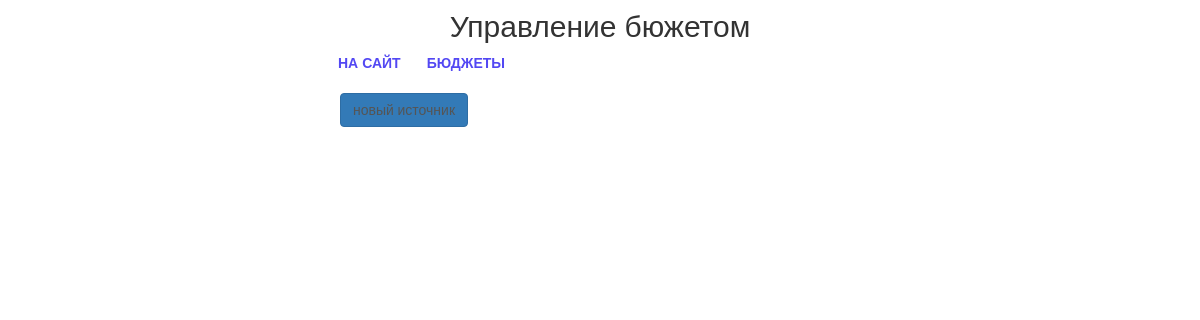
Before: /set/budget/1/source/ (signed in) with the older database file.
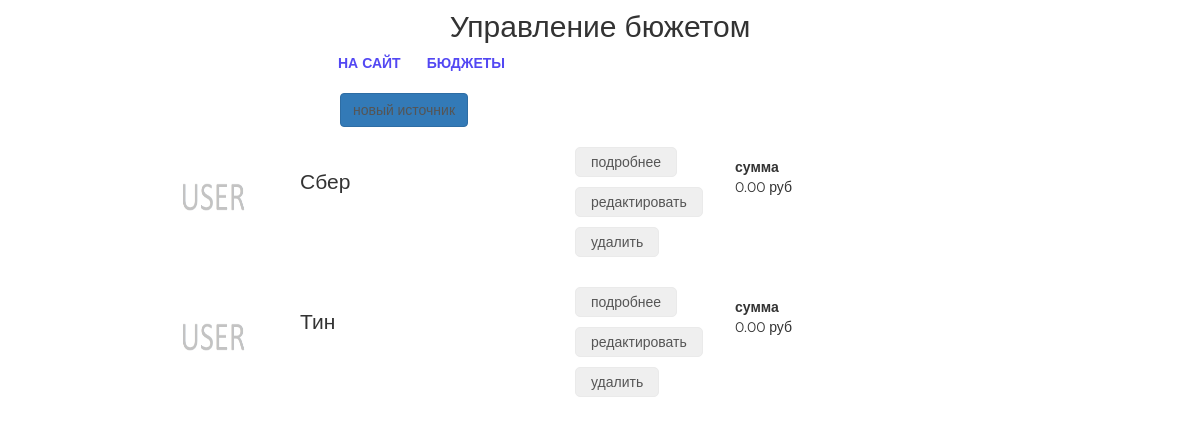
After: the same page with the newer database file.
### mainapp/models.py (models this page shows)
class Source(models.Model):
    budget = models.ForeignKey(
        Budget, on_delete=models.CASCADE)
    name_source = models.CharField('название', max_length=64)
    description = models.TextField('описание', blank=True)
    amount_source = models.DecimalField(
        'общая сумма', max_digits=15, decimal_places=2, default=0)

### setbudgetapp/views.py (the view)
# urls.py: path('budget/<int:pk>/source/', setbudgetapp.source_list,
@login_required
def source_list(request, pk):
    budget_pk = pk
    budget = get_object_or_404(Budget, pk=budget_pk)
    object_list = budget.source_set.all()
    context = {
        'page_title': 'управление/бюджет/источники',
        'budget_pk': budget_pk,
        'object_list': object_list,
    }
    return render(request, 'mainapp/source_list.html', context)

### setbudgetapp/templates/mainapp/source_list.html (shortened to what this page needs)
{% extends 'setbudgetapp/base.html' %}
{% load static %}
{% block container %}
    <div class="users_list">
        <a class="btn btn-primary new_user"
           href={% url 'set:source_create' budget_pk%}>новый источник</a>
        {% for object in object_list %}
            <div class="product_record">
                <img src="/media/{{ object.image|default:'products_images/default.jpg' }}" alt="{{ object.name }}">
                <div class="product_name">
                    {{ object.name_source|title }}
                </div>
                <div class="product_actions">
                    <button>
                        <a href={% url 'set:source_details' pk=object.pk budget_pk=budget_pk %}>подробнее</a>
                    </button>
                    <button>
                        <a href={% url 'set:source_update' pk=object.pk %}>редактировать</a>
                    </button>
                    <button>
                        <a href={% url 'set:source_delete' pk=object.pk %}>удалить</a>
                    </button>
                </div>
                <div class="summary">
                    <b>сумма</b>
                    <p>{{ object.amount_source }} руб</p>
                </div>
            </div>
        {% endfor %}
    </div>
{% endblock %}

### setbudgetapp/templates/setbudgetapp/base.html (shortened to what this page needs)
<!DOCTYPE html>
{% load static %}
<html>
<head>
    {% block css %}
        <link rel="stylesheet" href="{% static 'fonts/font-awesome/css/font-awesome.css' %}">
        <link rel="stylesheet" type="text/css" href="{% static 'css/bootstrap.min.css' %}">
        <link rel="stylesheet" type="text/css" href="{% static 'css/style.css' %}">
    {% endblock %}
</head>
<body>
<div class="admin_container">
    <div class="h2 text-center head">
        Управление бюжетом
    </div>
    {% block menu %}
        <div class="admin_menu">
            {% include 'setbudgetapp/includes/menu.html' %}
        </div>
    {% endblock %}
    {% block container %}
    {% endblock %}
</div>
</body>
</html>

### setbudgetapp/templates/setbudgetapp/includes/menu.html (shortened to what this page needs)
<ul class="menu">
    <li>
        <a href="{% url 'base:index' %}">на сайт</a>
    </li>
    <li>
        <a href="{% url 'set:index' %}">бюджеты</a>
    </li>
</ul>

### static/css/style.css (style rules this page uses)
* { margin: 0; padding: 0; }
body { font-family: 'Montserrat', sans-serif; }
html, body { height: 100%; }
.product_record { height: 125px; margin: 15px auto; position: relative; }
.product_record .product_name { display: block; float: left; margin-top: 25px; margin-left: 25px; width: 250px; font-size: 150%; }
.product_record .product_actions { display: block; float: left; margin-top: 0px; margin-left: 25px; width: 135px; }
.product_record .summary { display: block; float: left; margin-top: 15px; margin-left: 25px; width: 100px; }
.product_record img { display: block; float: left; height: 125px; width: 125px; border-radius: 25px; }
.users_list { margin-left: 150px; }
.users_list a { color: #555; text-decoration: none; }
.users_list .new_user { margin-left: 190px; }
.users_list button { border: 1px solid #eaeaea; border-radius: 5px; height: 30px; margin: 5px auto; padding: 0 15px; }
.admin_container .h2 { margin-top: 10px; }
.admin_menu { display: block; left: 15px; top: 20px; height: 40px; width: 100%; }
.admin_menu ul.menu { display: block; float: none; width: 550px; height: 50px; margin: auto; color: #555; }
.menu { list-style-type: none; margin-top: 67px; float: right; }
.menu li { float: left; }
.menu a { color: #8c8c8c; font-size: 14px; font-weight: 700; text-align: right; text-transform: uppercase; text-decoration: none; padding: 10px 13px; }
.menu a { color: #5348f3; font-size: 14px; font-weight: 700; text-align: right; text-transform: uppercase; text-decoration: none; padding: 10px 13px; }

Changed rows visible on the page:
added Source: name_source "Сбер", amount_source "0.00"
added Source: name_source "Тин", amount_source "0.00"
